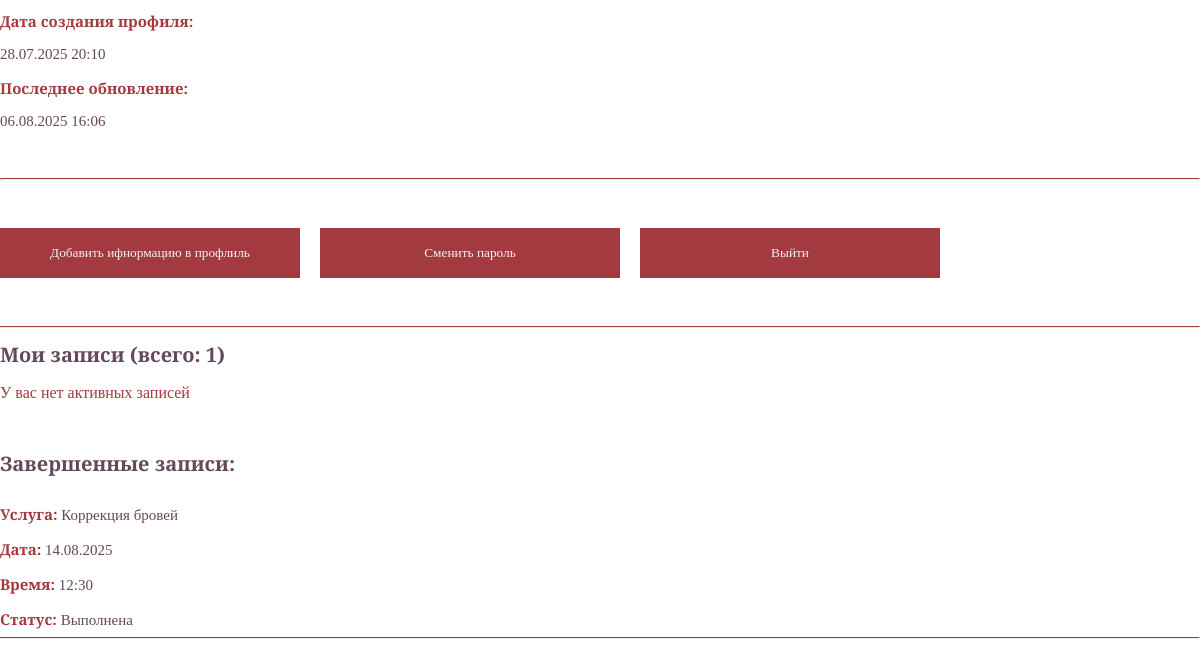
The app's page /profile/ (signed in, lower part), older data.
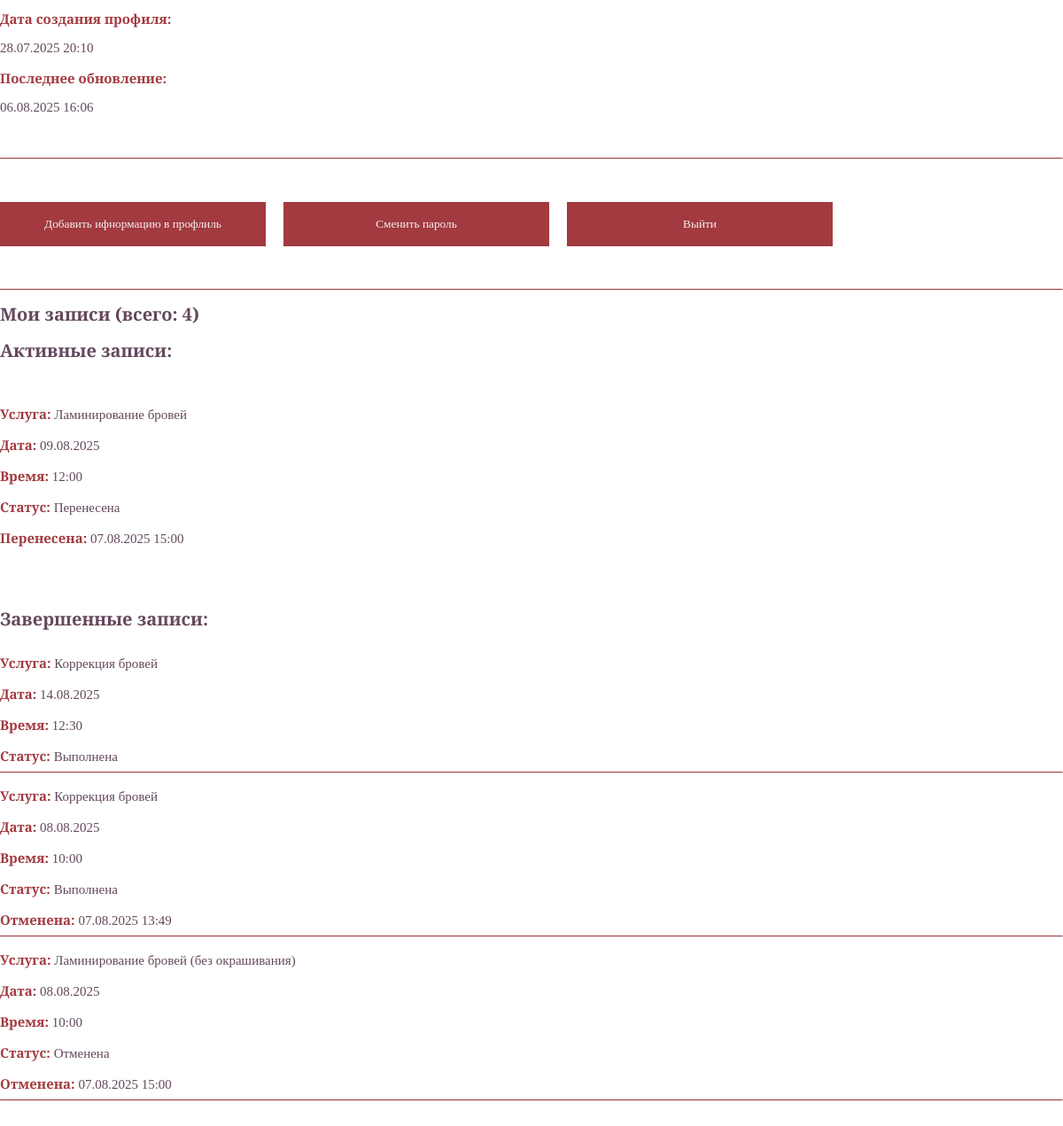
The same page, newer data.
### userprofile/models.py (models this page shows, shortened)
class Profile(models.Model):
    user = models.OneToOneField(User, on_delete=models.CASCADE)
    first_name = models.CharField(max_length=50, blank=True, null=True)
    last_name = models.CharField(max_length=50, blank=True, null=True)
    phone = models.CharField(max_length=12, validators=[validate_phone])
    email = models.EmailField(max_length=255, blank=True, null=True)
    created_at = models.DateTimeField(auto_now_add=True)
    updated_at = models.DateTimeField(auto_now=True)

### appointment/models.py (models this page shows, shortened)
class Appointment(models.Model):
    STATUS_CHOICES = [
        ('pending', 'Ожидает подтверждения'),
        ('confirmed', 'Подтверждена'),
        ('completed', 'Выполнена'),
        ('cancelled', 'Отменена'),
        ('rescheduled', 'Перенесена'),
    ]
    first_name = models.CharField(max_length=50, blank=True, null=True)
    last_name = models.CharField(max_length=50, blank=True, null=True)
    service = models.ForeignKey(Forclient, on_delete=models.CASCADE, related_name='appoinments')
    date = models.DateTimeField()
    time = models.TimeField()
    phone = models.CharField(max_length=12, validators=[validate_phone])
    email = models.EmailField(blank=True)
    created_at = models.DateTimeField(auto_now_add=True, blank=True, null=True)
    master = models.ForeignKey(Master, on_delete=models.CASCADE, related_name='appointments')
    user = models.ForeignKey(User, on_delete=models.CASCADE, related_name='appointments', blank=True, null=True)
    status = models.CharField(max_length=20, choices=STATUS_CHOICES, default='pending')
    rescheduled_date = models.DateTimeField(blank=True, null=True)
    rescheduled_time = models.TimeField(blank=True, null=True)
    cancelled_at = models.DateTimeField(blank=True, null=True)
    updated_at = models.DateTimeField(auto_now=True)
    notes = models.TextField(blank=True, null=True)  # Дополнительные заметки
    @property
    def can_be_cancelled(self):
        return self.status in ['pending', 'confirmed']
    @property
    def can_be_rescheduled(self):
        return self.status in ['pending', 'confirmed']

### ivaapp/models.py (models this page shows)
class Forclient(models.Model):
    title = models.CharField(max_length=100)
    description = models.CharField(max_length=250)
    image = models.ImageField('ivaapp/images/')
    tags = models.ManyToManyField('Tag', blank=True)
    def __str__(self):
        return self.title

### userprofile/views.py (the view, shortened to what this page needs)
# urls.py: path('', views.profile_view, name='profile'),
@login_required
def profile_view(request):
    profile = request.user.profile
    appointments = Appointment.objects.filter(user=request.user).order_by('-date', '-time')
    active_appointments = appointments.filter(status__in=['pending', 'confirmed', 'rescheduled'])
    completed_appointments = appointments.filter(status__in=['completed', 'cancelled'])
    context = {
        'profile': profile,
        'active_appointments': active_appointments,
        'completed_appointments': completed_appointments,
        'total_appointments': appointments.count(),
    }
    return render(request, 'userprofile/profile.html', context)

### userprofile/templates/userprofile/profile.html (shortened to what this page needs)
<!DOCTYPE html>
{% load static %}
<html lang="en">
<head>
    <link rel="stylesheet" href="{% static 'css/main.css' %}">
</head>
<body>
    <div class="container-profile">
        <div class="profile-info" >
            <div class="user-details">
                <p><strong>Дата создания профиля:</strong></p>
                <p>{{ profile.created_at|date:"d.m.Y H:i" }}</p>
                <p><strong>Последнее обновление:</strong></p>
                <p>{{ profile.updated_at|date:"d.m.Y H:i" }}</p>
            </div>
        </div>
        <hr class="h-profile">
        <div class="change-for-profile-url">
            <form action="{% url 'userprofile:edit_profile' %}">
                <button class="btn-profile">Добавить ифнормацию в профлиль</button>
            </form>
            <form action="{% url 'userprofile:change_password' %}">
                <button class="btn-profile">Сменить пароль</button>
            </form>
            <form action="{% url 'logoutuser' %}" method="post">
                <button class="btn-profile">Выйти</button>
            </form>
        </div>
        <hr class="h-profile">
        <div>
            <h1 id="h1-p">Мои записи (всего: {{ total_appointments }})</h3>
            {% if active_appointments %}
                <h1 id="h1-p">Активные записи:</h4>
                {% for appointment in active_appointments %}
                    <div class="user-details">
                        <p><strong>Услуга:</strong> {{ appointment.service }}</p>
                        <p><strong>Дата:</strong> {{ appointment.date|date:"d.m.Y" }}</p>
                        <p><strong>Время:</strong> {{ appointment.time|time:"H:i" }}</p>
                        <p><strong>Статус:</strong> {{ appointment.get_status_display }}</p>
                        {% if appointment.status == 'rescheduled' %}
                            <p><strong>Перенесена:</strong> {{ appointment.updated_at|date:"d.m.Y H:i" }}</p>
                        {% endif %}
                    </div>
                {% endfor %}
            {% else %}
                <p id="h1r">У вас нет активных записей</p>
            {% endif %}
            <div class="user-details">
                {% if completed_appointments %}
                    <h4 id="h1-p">Завершенные записи:</h4>
                    {% for appointment in completed_appointments %}
                        <div>
                            <p><strong>Услуга:</strong> {{ appointment.service }}</p>
                            <p><strong>Дата:</strong> {{ appointment.date|date:"d.m.Y" }}</p>
                            <p><strong>Время:</strong> {{ appointment.time|time:"H:i" }}</p>
                            <p><strong>Статус:</strong> {{ appointment.get_status_display }}</p>
                            {% if appointment.cancelled_at %}
                                <p><strong>Отменена:</strong> {{ appointment.cancelled_at|date:"d.m.Y H:i" }}</p>
                            {% endif %}
                        </div>
                        <hr class="h-profile">
                    {% endfor %}
                {% endif %}
            </div>
        </div>
    </div>
</body>
</html>

### ivaapp/static/css/main.css (style rules this page uses)
html { box-sizing: border-box; scroll-behavior: smooth; }
*, *::after, *::before { box-sizing: inherit; }
body { max-width: 1920px; font-family: "Playfair Display SC", serif; margin: 0 auto; }
.container-profile { max-width: 1400px; margin: 0 auto; }
.user-details p { color: #64485C; margin-bottom: 0; font-size:15px; }
.user-dateils p, strong { color:#A23A3F }
#h1-p { color:#64485C; font-size: 20px;; }
.container-profile { margin-top:120px; }
.user-details { margin-top:48px; margin-bottom:48px; }
.change-for-profile-url { margin-top:48px; margin-bottom:48px; display: flex; gap: 20px; }
.btn-profile { width: 300px; font-family: "Playfair Display SC", serif; height: 50px; background-color: #A23A3F; border: none; color:#F2F2F2; transition: 0.5s; }
.h-profile { border-top: 1px solid #A23A3F; }

Row changes from the older to the newer data that the page shows:
added Appointment: service "Ламинирование бровей", date "09.08.2025", time "12:00", status "Перенесена", updated_at "07.08.2025 15:00", shown under "Активные записи:"
added Appointment: service "Коррекция бровей", date "08.08.2025", time "10:00", status "Выполнена", cancelled_at "07.08.2025 13:49", shown under "Завершенные записи:"
added Appointment: service "Ламинирование бровей (без окрашивания)", date "08.08.2025", time "10:00", status "Отменена", cancelled_at "07.08.2025 15:00", shown under "Завершенные записи:"
Text that changed along with them:
{{ total_appointments }}: "1" → "4"
text no longer shown: "У вас нет активных записей"
text now shown: "Активные записи:"
